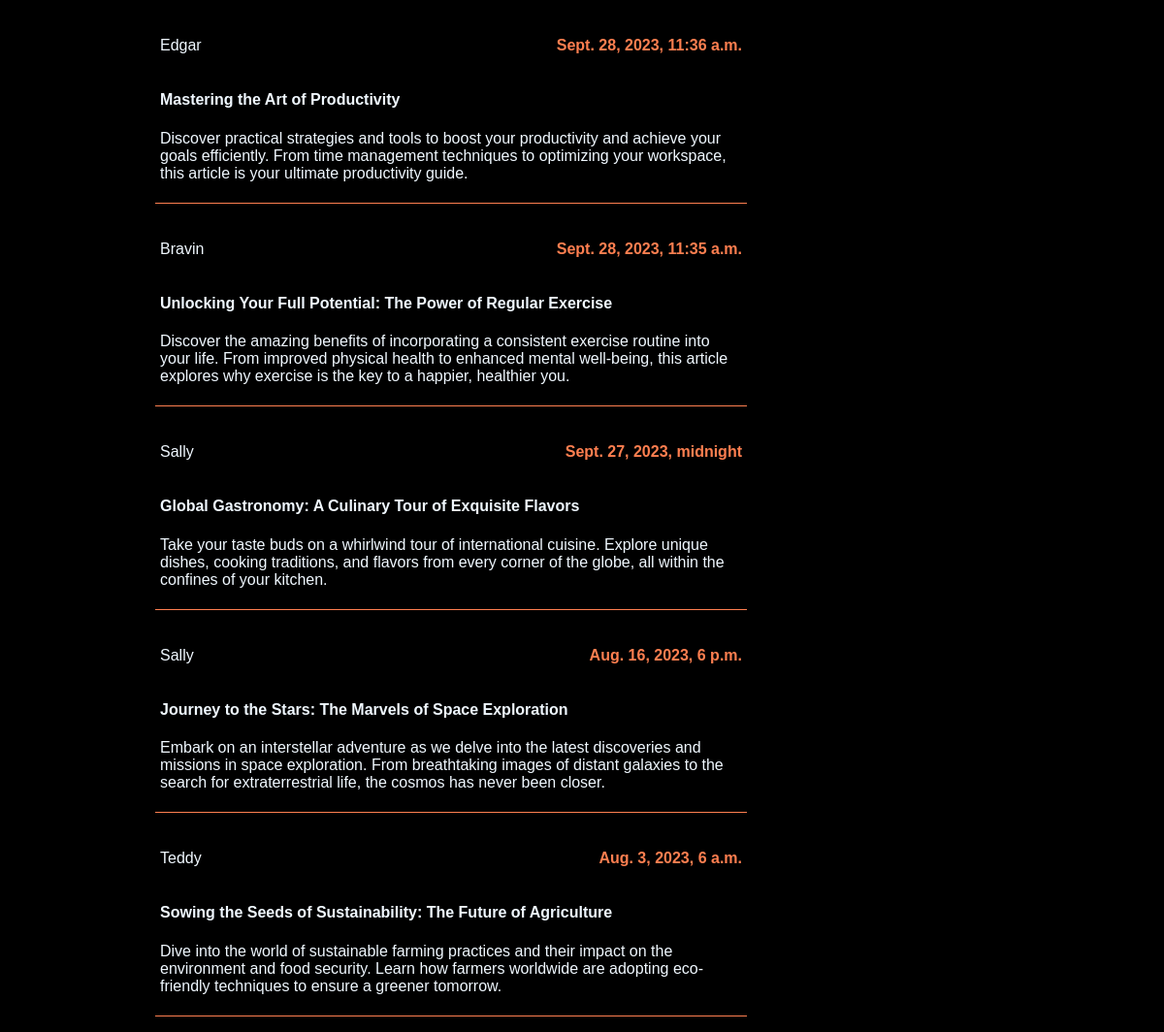
Page /blog/ on the earlier database version.
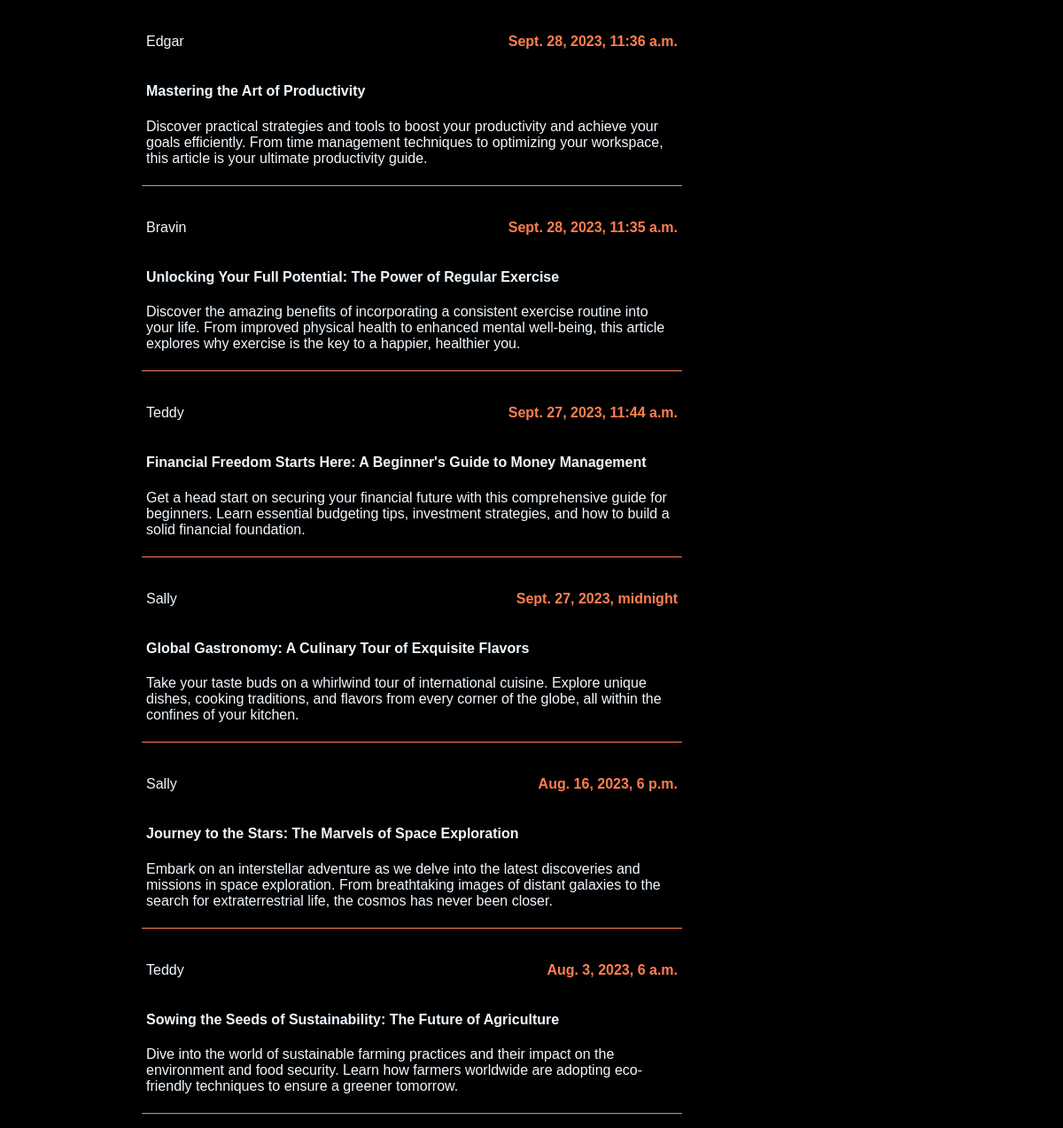
Same page on the later database version.
### blog/models.py (models this page shows, shortened)
class Blogger(m.Model):
    name = m.CharField(max_length=255)
    username = m.CharField(max_length=255)
    bio = m.TextField()

class Blog(m.Model):
    title = m.CharField(max_length=255)
    body = m.TextField()
    pub_date = m.DateTimeField("date published")
    blogger = m.ForeignKey(Blogger, on_delete = m.CASCADE)

### blog/views.py (the view)
# urls.py: path('', views.feed, name = "feed"),
def feed(request):
    blogs = Blog.objects.select_related('blogger').order_by("-pub_date")
    blog_data = []
    for blog in blogs:
        blog_data.append({
            "blog_id":blog.id,
            "title" : blog.title,
            "body":blog.body,
            "pub_date":blog.pub_date,
            "blogger": blog.blogger.name,
            "blogger_id":blog.blogger.id
        })
    context = {
        "title": "feed",
        "blog_data":blog_data
    }
    return render(request, "blog/index.html",context)

### blog/templates/blog/index.html (shortened to what this page needs)
<!DOCTYPE html>
<html lang="en">
<head>
</head>
<body>
    {% for blog in blog_data %}
        <ul>
            <li class="list-item">
                    <div class="blog-details"><p> <a href="{% url 'blog:writer' blog.blogger_id %}">{{blog.blogger}} </a>  </p><p><strong>{{blog.pub_date}}</strong></p>
                    </div>
                        <a href="{% url 'blog:article' blog.blog_id %}">
                            <h4>{{ blog.title}} </h4>
                <p>{{blog.body}}</p>
            </a>
            </li>
        </ul>
    {% endfor%}
</body>
</html>

Differences in the rows shown:
added Blog: pub_date "Sept. 27, 2023, 11:44 a.m.", title "Financial Freedom Starts Here: A Beginner's Guide to Money Management", body "Get a head start on securing your financial future with this comprehensive guide for beginners. Learn essential budgeting tips, investment strategies, and how to build a solid financial foundation."
Other differences:
new list line: "Teddy"
